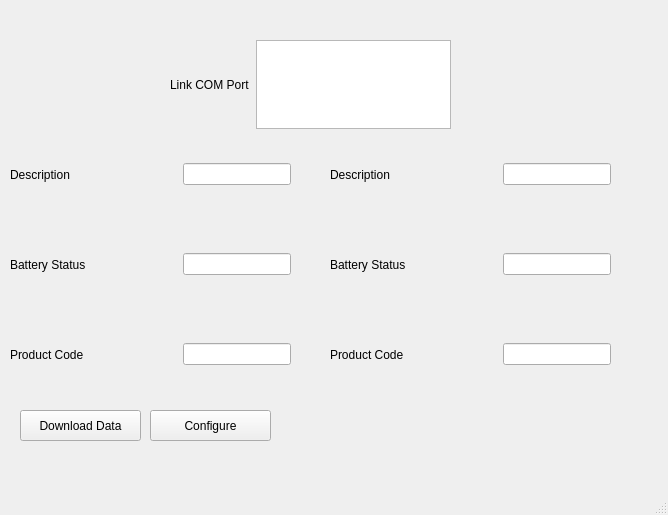
<?xml version="1.0" encoding="UTF-8"?>
<ui version="4.0">
 <class>MainWindow</class>
 <widget class="QMainWindow" name="MainWindow">
  <property name="geometry">
   <rect>
    <x>0</x>
    <y>0</y>
    <width>668</width>
    <height>515</height>
   </rect>
  </property>
  <property name="windowTitle">
   <string>MainWindow</string>
  </property>
  <widget class="QWidget" name="centralwidget">
   <widget class="QWidget" name="horizontalLayoutWidget">
    <property name="geometry">
     <rect>
      <x>170</x>
      <y>40</y>
      <width>281</width>
      <height>89</height>
     </rect>
    </property>
    <layout class="QHBoxLayout" name="horizontalLayout" stretch="1,0">
     <item>
      <widget class="QLabel" name="label">
       <property name="text">
        <string>Link COM Port</string>
       </property>
      </widget>
     </item>
     <item>
      <widget class="QTextBrowser" name="textBrowser"/>
     </item>
    </layout>
   </widget>
   <widget class="QWidget" name="horizontalLayoutWidget_2">
    <property name="geometry">
     <rect>
      <x>10</x>
      <y>130</y>
      <width>281</width>
      <height>89</height>
     </rect>
    </property>
    <layout class="QHBoxLayout" name="horizontalLayout_2" stretch="1,0">
     <item>
      <widget class="QLabel" name="label_2">
       <property name="text">
        <string>Description</string>
       </property>
      </widget>
     </item>
     <item>
      <widget class="QLineEdit" name="lineEdit"/>
     </item>
    </layout>
   </widget>
   <widget class="QWidget" name="horizontalLayoutWidget_3">
    <property name="geometry">
     <rect>
      <x>10</x>
      <y>220</y>
      <width>281</width>
      <height>89</height>
     </rect>
    </property>
    <layout class="QHBoxLayout" name="horizontalLayout_3" stretch="1,0">
     <item>
      <widget class="QLabel" name="label_3">
       <property name="text">
        <string>Battery Status</string>
       </property>
      </widget>
     </item>
     <item>
      <widget class="QLineEdit" name="lineEdit_3"/>
     </item>
    </layout>
   </widget>
   <widget class="QPushButton" name="pushButton">
    <property name="geometry">
     <rect>
      <x>20</x>
      <y>410</y>
      <width>121</width>
      <height>31</height>
     </rect>
    </property>
    <property name="text">
     <string>Download Data</string>
    </property>
   </widget>
   <widget class="QPushButton" name="pushButton_2">
    <property name="geometry">
     <rect>
      <x>150</x>
      <y>410</y>
      <width>121</width>
      <height>31</height>
     </rect>
    </property>
    <property name="text">
     <string>Configure</string>
    </property>
   </widget>
   <widget class="QWidget" name="horizontalLayoutWidget_4">
    <property name="geometry">
     <rect>
      <x>330</x>
      <y>220</y>
      <width>281</width>
      <height>89</height>
     </rect>
    </property>
    <layout class="QHBoxLayout" name="horizontalLayout_4" stretch="1,0">
     <item>
      <widget class="QLabel" name="label_4">
       <property name="text">
        <string>Battery Status</string>
       </property>
      </widget>
     </item>
     <item>
      <widget class="QLineEdit" name="lineEdit_4"/>
     </item>
    </layout>
   </widget>
   <widget class="QWidget" name="horizontalLayoutWidget_5">
    <property name="geometry">
     <rect>
      <x>330</x>
      <y>130</y>
      <width>281</width>
      <height>89</height>
     </rect>
    </property>
    <layout class="QHBoxLayout" name="horizontalLayout_5" stretch="1,0">
     <item>
      <widget class="QLabel" name="label_5">
       <property name="text">
        <string>Description</string>
       </property>
      </widget>
     </item>
     <item>
      <widget class="QLineEdit" name="lineEdit_2"/>
     </item>
    </layout>
   </widget>
   <widget class="QWidget" name="horizontalLayoutWidget_6">
    <property name="geometry">
     <rect>
      <x>10</x>
      <y>310</y>
      <width>281</width>
      <height>89</height>
     </rect>
    </property>
    <layout class="QHBoxLayout" name="horizontalLayout_6" stretch="1,0">
     <item>
      <widget class="QLabel" name="label_6">
       <property name="text">
        <string>Product Code</string>
       </property>
      </widget>
     </item>
     <item>
      <widget class="QLineEdit" name="lineEdit_5"/>
     </item>
    </layout>
   </widget>
   <widget class="QWidget" name="horizontalLayoutWidget_7">
    <property name="geometry">
     <rect>
      <x>330</x>
      <y>310</y>
      <width>281</width>
      <height>89</height>
     </rect>
    </property>
    <layout class="QHBoxLayout" name="horizontalLayout_7" stretch="1,0">
     <item>
      <widget class="QLabel" name="label_7">
       <property name="text">
        <string>Product Code</string>
       </property>
      </widget>
     </item>
     <item>
      <widget class="QLineEdit" name="lineEdit_6"/>
     </item>
    </layout>
   </widget>
  </widget>
  <widget class="QMenuBar" name="menubar">
   <property name="geometry">
    <rect>
     <x>0</x>
     <y>0</y>
     <width>668</width>
     <height>29</height>
    </rect>
   </property>
  </widget>
  <widget class="QStatusBar" name="statusbar"/>
 </widget>
 <resources/>
 <connections/>
</ui>
